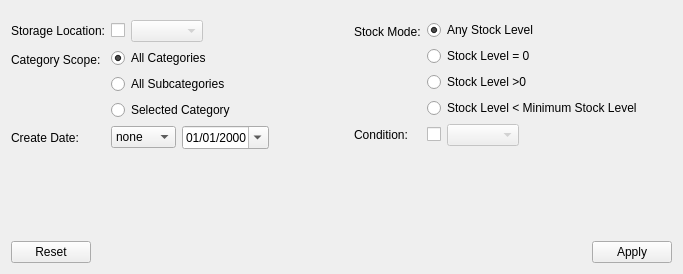
<?xml version="1.0" encoding="UTF-8"?>
<ui version="4.0">
 <class>PartsFilterForm</class>
 <widget class="QWidget" name="PartsFilterForm">
  <property name="geometry">
   <rect>
    <x>0</x>
    <y>0</y>
    <width>683</width>
    <height>274</height>
   </rect>
  </property>
  <property name="windowTitle">
   <string>Form</string>
  </property>
  <layout class="QVBoxLayout" name="verticalLayout">
   <item>
    <widget class="QScrollArea" name="filterScrollArea">
     <property name="sizePolicy">
      <sizepolicy hsizetype="Expanding" vsizetype="Expanding">
       <horstretch>0</horstretch>
       <verstretch>0</verstretch>
      </sizepolicy>
     </property>
     <property name="frameShape">
      <enum>QFrame::NoFrame</enum>
     </property>
     <property name="widgetResizable">
      <bool>true</bool>
     </property>
     <widget class="QWidget" name="scrollAreaWidgetContents">
      <property name="geometry">
       <rect>
        <x>0</x>
        <y>0</y>
        <width>665</width>
        <height>228</height>
       </rect>
      </property>
      <layout class="QGridLayout" name="gridLayout">
       <property name="leftMargin">
        <number>0</number>
       </property>
       <property name="topMargin">
        <number>0</number>
       </property>
       <property name="rightMargin">
        <number>0</number>
       </property>
       <property name="bottomMargin">
        <number>0</number>
       </property>
       <item row="0" column="1">
        <widget class="QWidget" name="widget_7" native="true">
         <property name="sizePolicy">
          <sizepolicy hsizetype="Preferred" vsizetype="Preferred">
           <horstretch>0</horstretch>
           <verstretch>0</verstretch>
          </sizepolicy>
         </property>
         <layout class="QFormLayout" name="formLayout_2">
          <property name="fieldGrowthPolicy">
           <enum>QFormLayout::ExpandingFieldsGrow</enum>
          </property>
          <item row="0" column="0">
           <widget class="QLabel" name="label_7">
            <property name="text">
             <string>Stock Mode:</string>
            </property>
           </widget>
          </item>
          <item row="0" column="1">
           <layout class="QVBoxLayout" name="verticalLayout_4">
            <item>
             <widget class="QRadioButton" name="stockAnyRadio">
              <property name="text">
               <string>Any Stock Level</string>
              </property>
              <property name="checked">
               <bool>true</bool>
              </property>
             </widget>
            </item>
            <item>
             <widget class="QRadioButton" name="stockZeroRadio">
              <property name="text">
               <string>Stock Level = 0</string>
              </property>
             </widget>
            </item>
            <item>
             <widget class="QRadioButton" name="stockGreateZeroRadio">
              <property name="text">
               <string>Stock Level &gt;0</string>
              </property>
             </widget>
            </item>
            <item>
             <widget class="QRadioButton" name="stockBelowMinRadio">
              <property name="text">
               <string>Stock Level &lt; Minimum Stock Level</string>
              </property>
             </widget>
            </item>
           </layout>
          </item>
          <item row="2" column="0">
           <widget class="QLabel" name="label_18">
            <property name="text">
             <string>Condition:</string>
            </property>
           </widget>
          </item>
          <item row="2" column="1">
           <layout class="QHBoxLayout" name="horizontalLayout_12">
            <item>
             <widget class="QCheckBox" name="filterByConditionCheckbox">
              <property name="text">
               <string/>
              </property>
             </widget>
            </item>
            <item>
             <widget class="QComboBox" name="filterByCondtitionCombo">
              <property name="enabled">
               <bool>false</bool>
              </property>
             </widget>
            </item>
           </layout>
          </item>
         </layout>
        </widget>
       </item>
       <item row="0" column="0">
        <widget class="QWidget" name="widget_6" native="true">
         <property name="enabled">
          <bool>true</bool>
         </property>
         <property name="sizePolicy">
          <sizepolicy hsizetype="Preferred" vsizetype="Preferred">
           <horstretch>0</horstretch>
           <verstretch>0</verstretch>
          </sizepolicy>
         </property>
         <layout class="QFormLayout" name="formLayout">
          <property name="fieldGrowthPolicy">
           <enum>QFormLayout::ExpandingFieldsGrow</enum>
          </property>
          <property name="leftMargin">
           <number>0</number>
          </property>
          <item row="0" column="0">
           <widget class="QLabel" name="altFilterlabel">
            <property name="text">
             <string>Storage Location:</string>
            </property>
           </widget>
          </item>
          <item row="0" column="1">
           <layout class="QHBoxLayout" name="horizontalLayout_7">
            <item>
             <widget class="QCheckBox" name="storageFilterCheck">
              <property name="text">
               <string/>
              </property>
             </widget>
            </item>
            <item>
             <widget class="TreeViewComboBox" name="storageFilterCombo">
              <property name="enabled">
               <bool>false</bool>
              </property>
             </widget>
            </item>
           </layout>
          </item>
          <item row="1" column="0">
           <widget class="QLabel" name="treeNodeScopeLabel">
            <property name="text">
             <string>Category Scope:</string>
            </property>
           </widget>
          </item>
          <item row="1" column="1">
           <layout class="QVBoxLayout" name="verticalLayout_3">
            <item>
             <widget class="QRadioButton" name="allNodesScopeRadio">
              <property name="text">
               <string>All Categories</string>
              </property>
              <property name="checked">
               <bool>true</bool>
              </property>
             </widget>
            </item>
            <item>
             <widget class="QRadioButton" name="allSubNodesScopeRadio">
              <property name="text">
               <string>All Subcategories</string>
              </property>
              <property name="checked">
               <bool>false</bool>
              </property>
             </widget>
            </item>
            <item>
             <widget class="QRadioButton" name="selectedNodeScopeRadio">
              <property name="text">
               <string>Selected Category</string>
              </property>
             </widget>
            </item>
           </layout>
          </item>
          <item row="2" column="0">
           <widget class="QLabel" name="label_17">
            <property name="text">
             <string>Create Date:</string>
            </property>
           </widget>
          </item>
          <item row="2" column="1">
           <layout class="QHBoxLayout" name="horizontalLayout_11">
            <item>
             <widget class="QComboBox" name="dateFilterOperatorCombo">
              <item>
               <property name="text">
                <string>none</string>
               </property>
              </item>
              <item>
               <property name="text">
                <string>before</string>
               </property>
              </item>
              <item>
               <property name="text">
                <string>on</string>
               </property>
              </item>
              <item>
               <property name="text">
                <string>after</string>
               </property>
              </item>
             </widget>
            </item>
            <item>
             <widget class="QDateEdit" name="dateFilterEdit">
              <property name="displayFormat">
               <string>dd/MM/yyyy</string>
              </property>
              <property name="calendarPopup">
               <bool>true</bool>
              </property>
             </widget>
            </item>
           </layout>
          </item>
         </layout>
        </widget>
       </item>
      </layout>
     </widget>
    </widget>
   </item>
   <item>
    <widget class="QDialogButtonBox" name="filterButtonBox">
     <property name="standardButtons">
      <set>QDialogButtonBox::Apply|QDialogButtonBox::Reset</set>
     </property>
    </widget>
   </item>
  </layout>
 </widget>
 <customwidgets>
  <customwidget>
   <class>TreeViewComboBox</class>
   <extends>QComboBox</extends>
   <header>widgets/treeviewcombobox.h</header>
  </customwidget>
 </customwidgets>
 <resources/>
 <connections/>
</ui>
